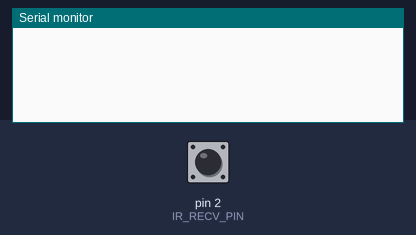
A sketch run on a simulated Arduino Uno, built with avr-gcc and run on an emulated ATmega328P. Shown: the last lines printed to the serial monitor. The inputs (shaded band) are chosen by the test bench; at power-on: pin 2 (IR_RECV_PIN) LOW.

Above: at 1.2 s.
1.3 s: pin 2 (IR_RECV_PIN) pulsed HIGH 2 times (0.12 s each, 0.3 s apart)
At 1.63 s:
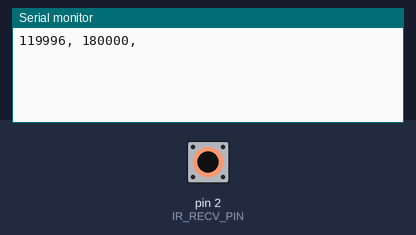
At 3.0 s:
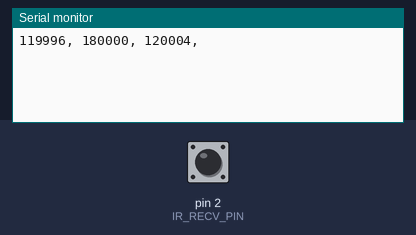

The sketch:

IR_Recorder.ino
```cpp
#define IR_RECV_PIN      2
#define IR_TIMEOUT_USEC  1000000

void setup()
{
  Serial.begin(115200);
  pinMode(IR_RECV_PIN, INPUT);
}

void loop()
{
  int previousBit = digitalRead(IR_RECV_PIN);

  //Serial.println("ready");
  while(previousBit == digitalRead(IR_RECV_PIN)) {}

  //Serial.println(">>>");

  unsigned long initTime = micros();
  unsigned long previousTimeUSec = micros();
  previousBit = digitalRead(IR_RECV_PIN);

  while (micros() - previousTimeUSec < IR_TIMEOUT_USEC) {
    int currentBit = digitalRead(IR_RECV_PIN);
    if (previousBit == currentBit) continue;

    unsigned long now = micros();
    unsigned long dur = now - previousTimeUSec;
    Serial.print(dur);
    Serial.print(", ");

    previousBit = currentBit;
    previousTimeUSec = now;
  }
  Serial.println();
  //Serial.println("\n<<<");
}
```

Measured:
- after the input at 1.3 s, the serial monitor: prints a new line after 0.12 s (image 1)
